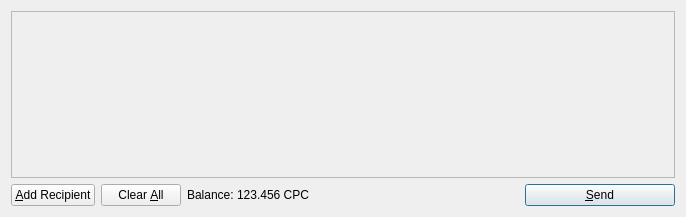
<?xml version="1.0" encoding="UTF-8"?>
<ui version="4.0">
 <class>SendCoinsDialog</class>
 <widget class="QDialog" name="SendCoinsDialog">
  <property name="geometry">
   <rect>
    <x>0</x>
    <y>0</y>
    <width>686</width>
    <height>217</height>
   </rect>
  </property>
  <property name="windowTitle">
   <string>Send Coins</string>
  </property>
  <layout class="QVBoxLayout" name="verticalLayout">
   <item>
    <widget class="QScrollArea" name="scrollArea">
     <property name="widgetResizable">
      <bool>true</bool>
     </property>
     <widget class="QWidget" name="scrollAreaWidgetContents">
      <property name="geometry">
       <rect>
        <x>0</x>
        <y>0</y>
        <width>666</width>
        <height>165</height>
       </rect>
      </property>
      <layout class="QVBoxLayout" name="verticalLayout_2">
       <property name="margin">
        <number>0</number>
       </property>
       <item>
        <layout class="QVBoxLayout" name="entries">
         <property name="spacing">
          <number>6</number>
         </property>
        </layout>
       </item>
       <item>
        <spacer name="verticalSpacer">
         <property name="orientation">
          <enum>Qt::Vertical</enum>
         </property>
         <property name="sizeHint" stdset="0">
          <size>
           <width>20</width>
           <height>40</height>
          </size>
         </property>
        </spacer>
       </item>
      </layout>
     </widget>
    </widget>
   </item>
   <item>
    <layout class="QHBoxLayout" name="horizontalLayout">
     <item>
      <widget class="QPushButton" name="addButton">
       <property name="toolTip">
        <string>Send to multiple recipients at once</string>
       </property>
       <property name="text">
        <string>&amp;Add Recipient</string>
       </property>
       <property name="icon">
        <iconset resource="../bitcoin.qrc">
         <normaloff>:/icons/add</normaloff>:/icons/add</iconset>
       </property>
       <property name="autoDefault">
        <bool>false</bool>
       </property>
      </widget>
     </item>
     <item>
      <widget class="QPushButton" name="clearButton">
       <property name="sizePolicy">
        <sizepolicy hsizetype="Minimum" vsizetype="Fixed">
         <horstretch>0</horstretch>
         <verstretch>0</verstretch>
        </sizepolicy>
       </property>
       <property name="toolTip">
        <string>Remove all transaction fields</string>
       </property>
       <property name="text">
        <string>Clear &amp;All</string>
       </property>
       <property name="icon">
        <iconset resource="../bitcoin.qrc">
         <normaloff>:/icons/remove</normaloff>:/icons/remove</iconset>
       </property>
       <property name="autoRepeatDelay">
        <number>300</number>
       </property>
       <property name="autoDefault">
        <bool>false</bool>
       </property>
      </widget>
     </item>
     <item>
      <layout class="QHBoxLayout" name="horizontalLayout_2">
       <property name="spacing">
        <number>3</number>
       </property>
       <item>
        <widget class="QLabel" name="label">
         <property name="text">
          <string>Balance:</string>
         </property>
        </widget>
       </item>
       <item>
        <widget class="QLabel" name="labelBalance">
         <property name="cursor">
          <cursorShape>IBeamCursor</cursorShape>
         </property>
         <property name="text">
          <string>123.456 CPC</string>
         </property>
         <property name="textInteractionFlags">
          <set>Qt::LinksAccessibleByMouse|Qt::TextSelectableByKeyboard|Qt::TextSelectableByMouse</set>
         </property>
        </widget>
       </item>
      </layout>
     </item>
     <item>
      <spacer name="horizontalSpacer">
       <property name="orientation">
        <enum>Qt::Horizontal</enum>
       </property>
       <property name="sizeHint" stdset="0">
        <size>
         <width>40</width>
         <height>20</height>
        </size>
       </property>
      </spacer>
     </item>
     <item>
      <widget class="QPushButton" name="sendButton">
       <property name="minimumSize">
        <size>
         <width>150</width>
         <height>0</height>
        </size>
       </property>
       <property name="toolTip">
        <string>Confirm the send action</string>
       </property>
       <property name="text">
        <string>&amp;Send</string>
       </property>
       <property name="icon">
        <iconset resource="../bitcoin.qrc">
         <normaloff>:/icons/send</normaloff>:/icons/send</iconset>
       </property>
       <property name="default">
        <bool>true</bool>
       </property>
      </widget>
     </item>
    </layout>
   </item>
  </layout>
 </widget>
 <resources>
  <include location="../bitcoin.qrc"/>
 </resources>
 <connections/>
</ui>
